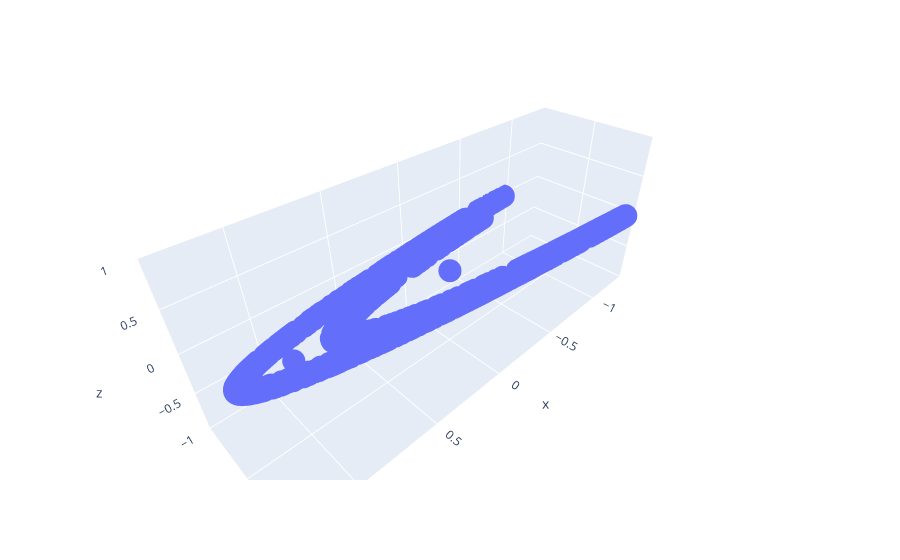

Notebook source saved alongside this figure:
### Code cell
fig = px.scatter_3d(x=x_values, y=y_values, z=np.zeros(len(x_values)))
fig.show()

### Figure 1 — Plotly figure (JSON) as saved in the notebook; plotly's stock layout.template omitted (floating-point values rounded to 4 significant figures; data arrays with more than 128 entries replaced by an {"elided": "..."} marker saying what was removed)
{"data": [{"hovertemplate": "x=%{x}<br>y=%{y}<br>z=%{z}<extra></extra>", "legendgroup": "", "marker": {"color": "#636efa", "symbol": "circle"}, "mode": "markers", "name": "", "scene": "scene", "showlegend": false, "type": "scatter3d", "x": {"elided": "1000 float values"}, "y": {"elided": "1000 float values"}, "z": {"elided": "1000 int values"}}], "layout": {"legend": {"tracegroupgap": 0}, "margin": {"t": 60}, "scene": {"domain": {"x": [0, 1], "y": [0, 1]}, "xaxis": {"title": {"text": "x"}}, "yaxis": {"title": {"text": "y"}}, "zaxis": {"title": {"text": "z"}}}}}
